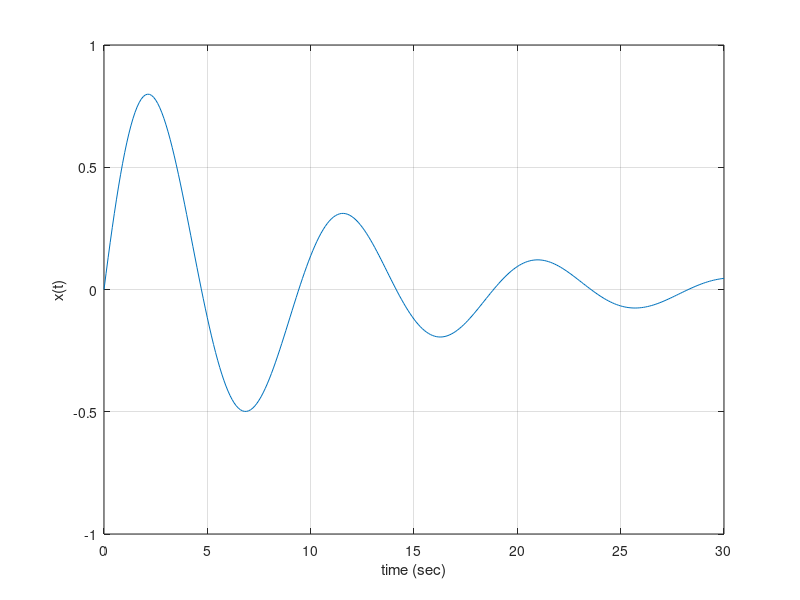

Write MATLAB code to recreate this figure.
%%C:\Users\Brayan\Desktop\Desarrollo-Java
%%MATLAB® con señales de tiempo continuo
t=0:0.1:30;
x=exp(-0.1*t).*sin(2/3*t);
plot(t,x);
axis([0 30 -1 1]);
grid
xlabel('time (sec)')
ylabel('x(t)')